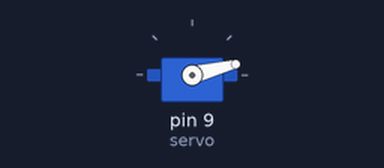
Bench run of a sketch on a simulated Arduino Uno, built with avr-gcc and run on an emulated ATmega328P. Shown: servo. What the sketch prints to the serial monitor is not drawn.

Above: at 0.05 s.
At 0.65 s:
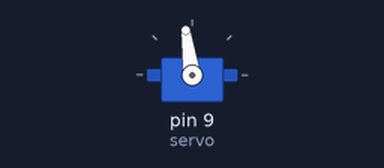
At 1.3 s:
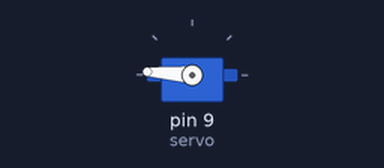
At 2.55 s:
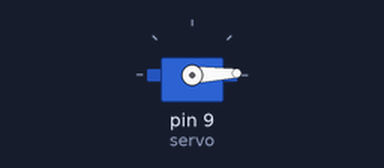
Timing chart, 0 to 6.1 s (numbered marks = the images above):
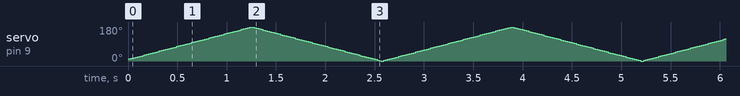

The sketch:

servo.ino
```cpp
#include <Servo.h>
Servo name_servo;
int servo= 9;
int pos =0;
void setup() {
  name_servo.attach(servo);
  Serial.begin(9600);
}

void loop() {
  for(pos=0;pos<=180;pos++)
  {
    name_servo.write(pos);
    Serial.println("pass1");
    delayMicroseconds(100);
  }
   for(pos=180;pos>=0;pos--)
  {
    name_servo.write(pos);
    Serial.println("pass2");
    delayMicroseconds(100);
  }

}
```
